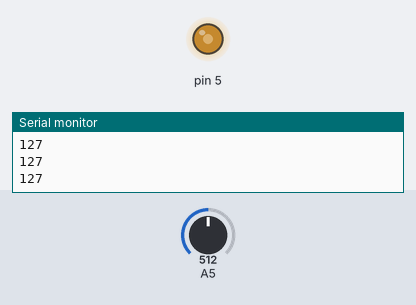
The sketch below on a simulated Arduino Uno, built with avr-gcc and run on an emulated ATmega328P. Parts: output pins drawn as LEDs (lit = HIGH), the last lines printed to the serial monitor. Inputs (shaded band) come from the test bench; at power-on: A5 = 512.

Above: at 1.2 s.
1.3 s: A5 set to 716
At 1.7 s:
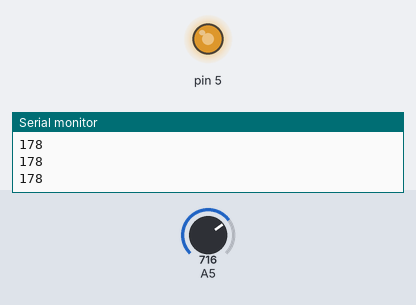
2.8 s: A5 set to 900
At 4.0 s:
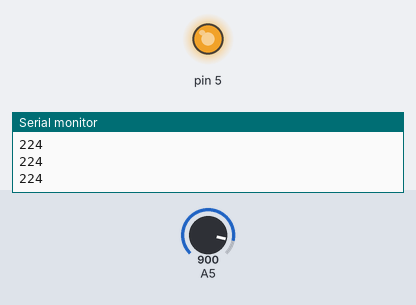
4.3 s: A5 set to 122
At 5.5 s:
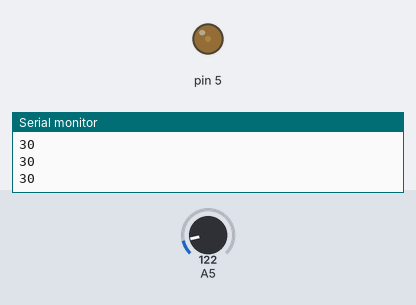
5.8 s: A5 set to 0
At 6.8 s:
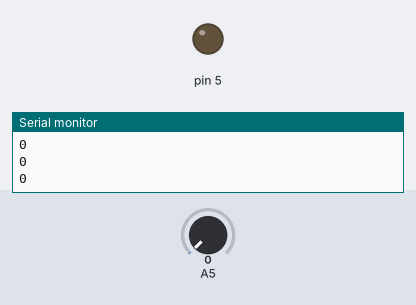
7.3 s: A5 set to 511
At 8.1 s:
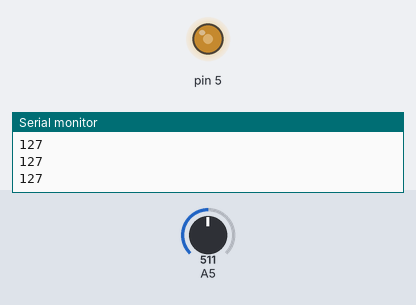
Timing chart, 0 to 9.8 s (numbered marks = the images above; inputs shaded):
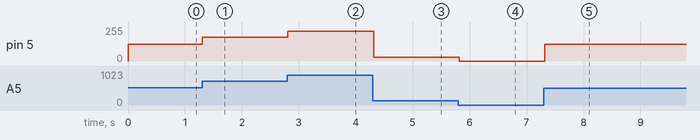

Measured:
- after the input at 1.3 s, pin 5: 127/255 → 178/255 at once
- after the input at 2.8 s, pin 5: 178/255 → 224/255 at once
- after the input at 4.3 s, pin 5: 224/255 → 30/255 at once
- after the input at 5.8 s, pin 5: 30/255 → 0/255 at once
- after the input at 7.3 s, pin 5: 0/255 → 127/255 at once

The sketch:

POT_LED.ino
```cpp
void setup(){
pinMode(5,OUTPUT);
Serial.begin(9600);
}
void loop(){
 float POT=analogRead(A5);
 int POTVOL=(POT*255)/1023;
 analogWrite(5,POTVOL);
 Serial.println(POTVOL);
 delay(100);
}
```
